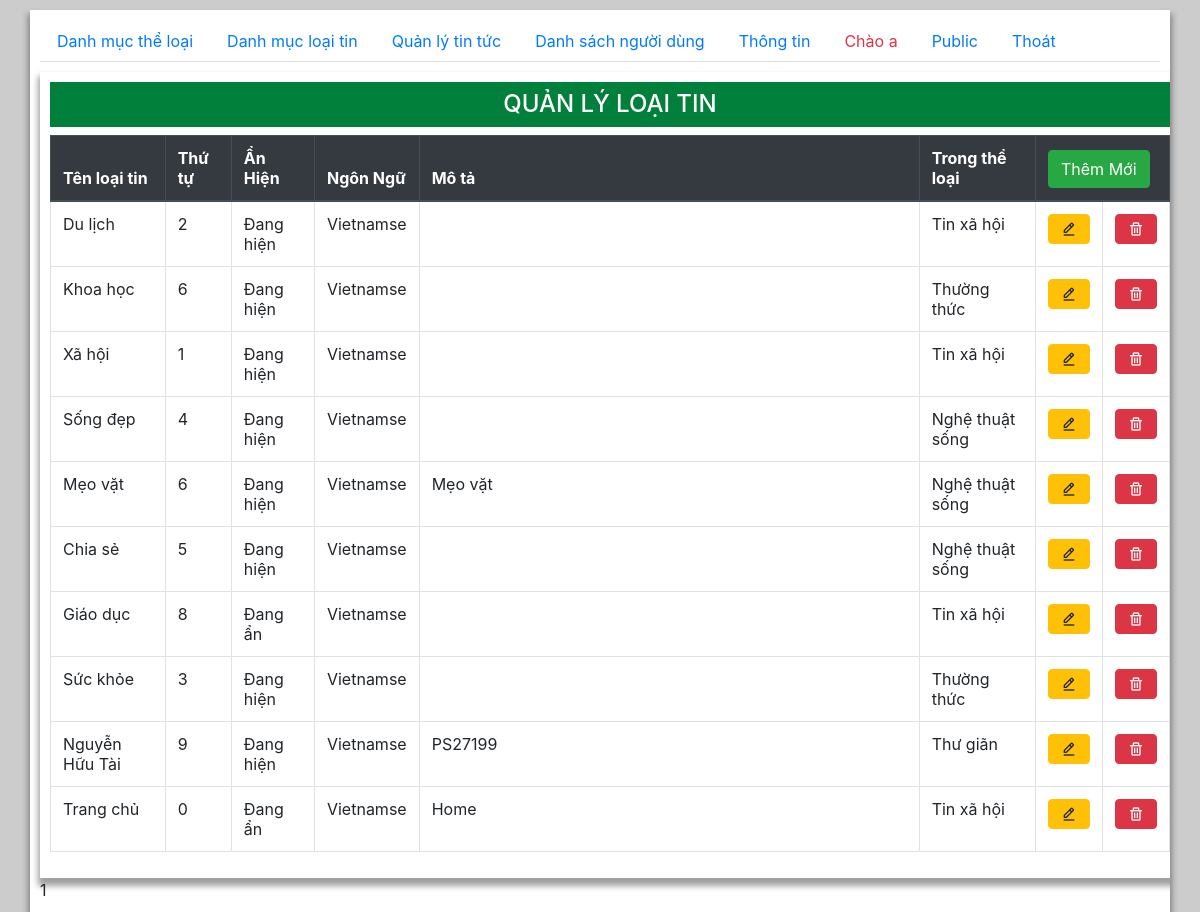
The page /admin/index.php?page=loaitin (signed in) on the database its author committed.
### tables this page shows
CREATE TABLE `loaitin` (
  `idLT` int(11) NOT NULL,
  `lang` char(2) DEFAULT 'vi',
  `Ten` varchar(100) NOT NULL DEFAULT '',
  `slug` varchar(100) NOT NULL,
  `ThuTu` tinyint(11) DEFAULT 0,
  `AnHien` tinyint(1) DEFAULT 1,
  `MoTa` varchar(4000) NOT NULL,
  `idTL` int(11) NOT NULL DEFAULT 1
);

CREATE TABLE `theloai` (
  `idTL` int(11) NOT NULL,
  `lang` char(2) DEFAULT 'vi',
  `TenTL` varchar(255) NOT NULL DEFAULT '',
  `ThuTu` int(11) DEFAULT 0,
  `AnHien` tinyint(1) DEFAULT 1
);

### functions.php (called while the page is built, shortened)
<?php
  function executeResult($sql)  {
    $conn= new mysqli(DB_HOST,DB_USERNAME,DB_PASSWORD,DB_NAME);
    mysqli_set_charset($conn, "utf8");
    $result=mysqli_query($conn,$sql);
    $data=[];
    if($result!=null){
        while ($row=mysqli_fetch_assoc($result)) {
            $data[]=$row;
        }
    }
    return $data;
  }
?>

### admin/loaitin.php (the view, shortened to what this page needs)
<?php
require_once "../functions.php";
$sql="SELECT loaitin.*,theloai.TenTL FROM loaitin LEFT JOIN theloai on loaitin.idTL = theloai.idTL";
$result=executeResult($sql);
?>
<div class="container">
    <h2 class="py-2 text-center h4 ">QUẢN LÝ LOẠI TIN</h2>
    <table class="table table-hover table-bordered">
    <thead  class="thead-dark" >
        <tr>
            <th>Tên loại tin</th>
            <th>Thứ tự </th>
            <th>Ẩn Hiện</th>
            <th>Ngôn Ngữ</th>
            <th width="500">Mô tả</th>
            <th>Trong thể loại</th>
            <th colspan="2">
            <a class="btn btn-success" href="./loaitin_them_sua.php">Thêm Mới</a>
            </th>
        </tr>
    </thead>
    <tbody>
    <?php
        foreach ($result as $item) {
            if($item['lang']=='vi') $lang='Vietnamse'; else $lang='English';
            $anHien= $item['AnHien']?"Đang hiện":'Đang ẩn';
            echo "<tr>
                <td>$item[Ten]</td>
                <td>$item[ThuTu]</td>
                <td>$anHien</td>
                <td>$lang</td>
                <td>$item[MoTa]</td>
                <td>$item[TenTL]</td>
                <td style='width:60px'><a href='./loaitin_them_sua.php?idLT=$item[idLT]'><button class='btn btn-warning'><i class='bx bx-edit-alt'></i></button></a></td>
                <td style='width:60px'><button class='btn btn-danger' onclick='deleteLT($item[idLT])'><i class='bx bx-trash'></i></button></td>
            </tr>";
        }
    ?>
    </tbody>
</table>
</div>

### admin/main.css (style rules this page uses)
body { width: 100%; min-height:100vh; background: #ccc; }
.container { margin: auto; margin-top: 10px; width: 1200px; padding: 10px; overflow: hidden; background: #fff; box-shadow: 0 6px 6px 2px rgba(0, 0, 0, 0.372) ; }
.container h2 { background: rgb(0, 128, 58); color: #fff; }
button { border: 1px double #333; border-radius: 3px; outline: none; }

### rows shown on the page
loaitin: Ten "Du lịch", ThuTu "2", AnHien "Đang hiện", lang "Vietnamse", theloai.TenTL "Tin xã hội"
loaitin: Ten "Khoa học", ThuTu "6", AnHien "Đang hiện", lang "Vietnamse", theloai.TenTL "Thường thức"
loaitin: Ten "Xã hội", ThuTu "1", AnHien "Đang hiện", lang "Vietnamse", theloai.TenTL "Tin xã hội"
loaitin: Ten "Sống đẹp", ThuTu "4", AnHien "Đang hiện", lang "Vietnamse", theloai.TenTL "Nghệ thuật sống"
loaitin: Ten "Mẹo vặt", ThuTu "6", AnHien "Đang hiện", lang "Vietnamse", MoTa "Mẹo vặt", theloai.TenTL "Nghệ thuật sống"
loaitin: Ten "Chia sẻ", ThuTu "5", AnHien "Đang hiện", lang "Vietnamse", theloai.TenTL "Nghệ thuật sống"
loaitin: Ten "Giáo dục", ThuTu "8", AnHien "Đang ẩn", lang "Vietnamse", theloai.TenTL "Tin xã hội"
loaitin: Ten "Sức khỏe", ThuTu "3", AnHien "Đang hiện", lang "Vietnamse", theloai.TenTL "Thường thức"
loaitin: Ten "Nguyễn Hữu Tài", ThuTu "9", AnHien "Đang hiện", lang "Vietnamse", MoTa "PS27199", theloai.TenTL "Thư giãn"
loaitin: Ten "Trang chủ", ThuTu "0", AnHien "Đang ẩn", lang "Vietnamse", MoTa "Home", theloai.TenTL "Tin xã hội"

### other values the page prints
$_SESSION['un'] "a"
require_once "$page.php" "1"
